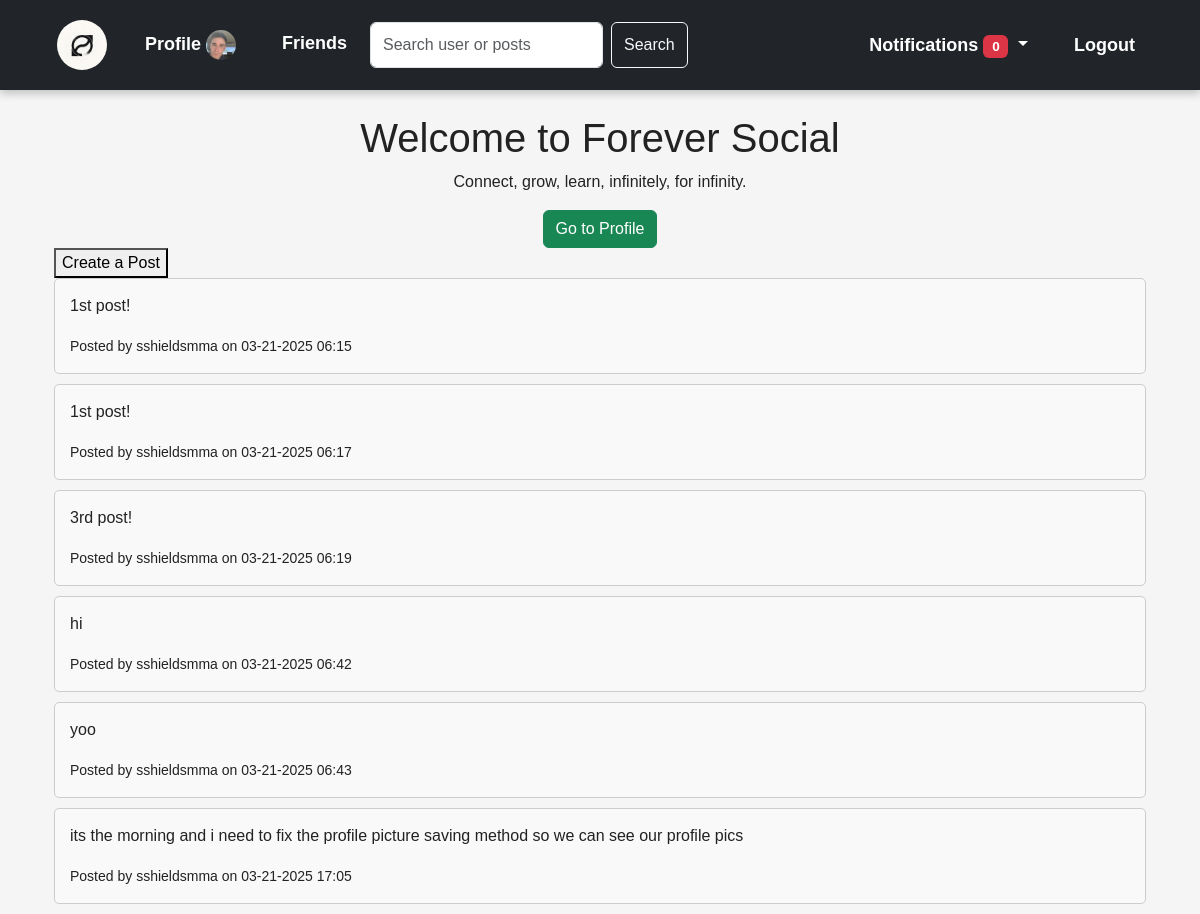
Screenshot of / (signed in) with the database file from the repository.
### app/models.py (models this page shows, shortened)
class User(db.Model, UserMixin):
    id = db.Column(db.Integer, primary_key=True)
    email = db.Column(db.String(120), unique=True, nullable=False)
    first_name = db.Column(db.String(120), nullable=False)
    last_name = db.Column(db.String(120), nullable=False)
    username = db.Column(db.String(120), nullable=False)
    password = db.Column(db.String(255), nullable=False)
    date_of_birth = db.Column(db.Date, nullable=False)
    bio = db.Column(db.Text, nullable=True, default="Hi")
    profile_picture = db.Column(db.String(255), default='/static/default_profile.png')
    friends = db.relationship(
        'User',
        secondary=friends_table,
        primaryjoin=(friends_table.c.user_id == id),
        secondaryjoin=(friends_table.c.friend_id == id),
        backref=db.backref('friend_list', lazy='dynamic'),
        lazy='dynamic'
    )

class Post(db.Model):
    id = db.Column(db.Integer, primary_key=True)
    title = db.Column(db.String(100), nullable=True)
    content = db.Column(db.Text, nullable=False)
    date_posted = db.Column(db.DateTime, default=datetime.utcnow)
    user_id = db.Column(db.Integer, db.ForeignKey('user.id'), nullable=False)
    user = db.relationship('User', backref='posts', lazy=True)

### app/routes/main.py (the view)
@main.route('/')
def index():
    if current_user.is_authenticated:
        posts = Post.query.all()
    else:
        flash('Please login to view posts')
        posts = []
    return render_template('index.html', posts=posts, user=current_user)

### app/models.py (called while the page is built)
@login_manager.user_loader
def load_user(user_id):
    return User.query.get(int(user_id))

### app/routes/main.py (called while the page is built)
@main.context_processor
def inject_notifications():
    if current_user.is_authenticated:
        pending_requests = FriendRequest.query.filter_by(receiver_id=current_user.id, status='pending').all()
    else:
        pending_requests = []
    return dict(pending_requests=pending_requests)

### app/templates/index.html (shortened to what this page needs)
{% extends "layout.html" %}
{% block content %}
<div class="text-center">
    <h1>Welcome to Forever Social</h1>
    <p>Connect, grow, learn, infinitely, for infinity.</p>
    {% if not current_user.is_authenticated %}
        <a href = "{{ url_for('auth.login') }}" class="btn btn-secondary">Login to view your profile</a>
    {% else %}
        <a href="{{ url_for('users.profile', user_id=current_user.id) }}" class="btn btn-success">Go to Profile</a>
    {% endif %}
</div>
<div class="container">
    <div class="post-form">
        <button onclick="toggleForm()">Create a Post</button>
    </div>
    <div class="posts" id="posts">
        {% for post in posts %}
            <div class="post-container" style="border: 1px solid #ccc; padding: 15px; margin-bottom: 10px; border-radius: 5px; background-color: #f9f9f9;">
                <div class="post">
                    <p>{{ post.content }}</p>
                    <small>Posted by {{ post.user.username }} on {{ post.date_posted.strftime('%m-%d-%Y %H:%M') }}</small>
                </div>
            </div>
        {% endfor %}
    </div>
</div>
{% endblock %}

### app/templates/layout.html (shortened to what this page needs)
<!DOCTYPE html>
<html lang="en">
<head>
    <link rel="stylesheet" href="https://cdn.jsdelivr.net/npm/bootstrap@5.3.0/dist/css/bootstrap.min.css">
    <link rel="stylesheet" href="{{ url_for('static', filename='styles.css') }}">
</head>
<body>
    {% include 'navbar.html' %}
    <div class="container mt-4">
        {% block content %}{% endblock %}
    </div>
</body>
</html>

### app/templates/navbar.html (shortened to what this page needs)
<nav class="navbar navbar-expand-lg navbar-dark bg-dark">
    <div class="container">
        <a class="navbar-brand" href="{{ url_for('main.index') }}">
            <img src="{{ url_for('static', filename='images/logo.png') }}" width="30" height="30" class="d-inline-block align-top" alt="">
        </a>
        <div class="collapse navbar-collapse" id="navbarNav">
            <ul class="navbar-nav me-auto">
                {% if current_user.is_authenticated %}
                <li class="nav-item">
                    <a class="nav-link" href="{{ url_for('users.profile', user_id=current_user.id) }}">
                        Profile <img src="{{ url_for('static', filename='images/profile_pics/' + user.profile_picture) }}?v={{ user.id }}" alt="Profile Picture"
                        style="width: 30px; height: 30px; border-radius: 50%;" >
                    </a>
                </li>
                {% if current_user.is_authenticated %}
                <li class="nav-item">
                    <a class="nav-link" href="{{ url_for('users.friends_list', user_id=current_user.id) }}">Friends</a>
                </li>
                {% endif %}
                <form class="d-flex ms-auto" action="{{ url_for('main.search') }}" method="get">
                    <input class="form-control me-2" type="search" name="query" placeholder="Search user or posts" aria-label="Search">
                    <button class="btn btn-outline-light" type="submit">Search</button>
                </form>
            </ul>
            <ul class="navbar-nav">
                <li class="nav-item dropdown">
                    <a class="nav-link dropdown-toggle" href="#" id="navbarDropdown" role="button" data-bs-toggle="dropdown" aria-expanded="false">
                        Notifications <span class="badge bg-danger">{{ pending_requests|length }}</span>
                    </a>
                </li>
                <li class="nav-item">
                    <a class="nav-link" href="{{ url_for('auth.logout') }}">Logout</a>
                </li>
                {% endif %}
            </ul>
        </div>
    </div>
</nav>

### app/static/styles.css (style rules this page uses)
body { font-family: 'Arial', sans-serif; background-color: #f5f5f5; margin: 0; padding: 0; color: #222; }
a { text-decoration: none; color: #C9A227; }
.navbar { background-color: black; padding: 15px 20px; display: flex; justify-content: space-between; align-items: center; box-shadow: 0 4px 8px rgba(0, 0, 0, 0.2); }
.navbar a { color: white; font-weight: bold; font-size: 18px; margin: 0 15px; }
.navbar-brand img { width: 50px; height: 50px; border-radius: 50%; }

### rows the page displays
User: profile_picture (picture)
Post: content "1st post!", user.username "sshieldsmma", date_posted "03-21-2025 06:15"
Post: content "1st post!", user.username "sshieldsmma", date_posted "03-21-2025 06:17"
Post: content "3rd post!", user.username "sshieldsmma", date_posted "03-21-2025 06:19"
Post: content "hi", user.username "sshieldsmma", date_posted "03-21-2025 06:42"
Post: content "yoo", user.username "sshieldsmma", date_posted "03-21-2025 06:43"
Post: content "its the morning and i need to fix the profile picture saving method so we can see our profile pics", user.username "sshieldsmma", date_posted "03-21-2025 17:05"

### other values shown
{{ pending_requests|length }} "0"
